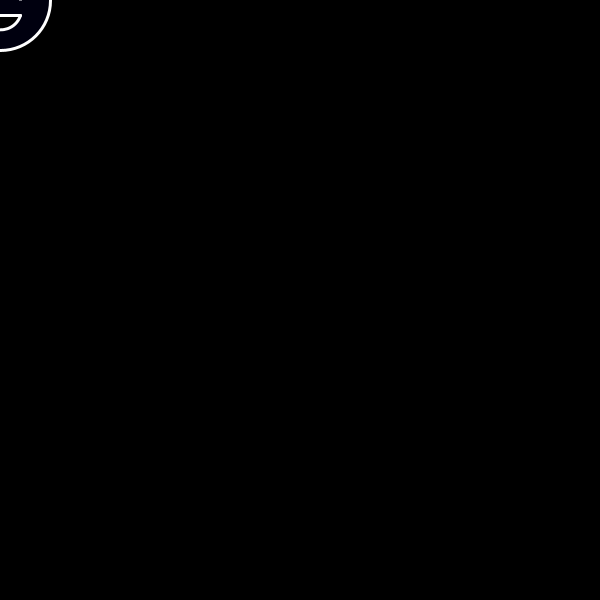
Frame 1 (no input)
Frame 60 (the mouse pressed at the canvas centre just before this capture): identical to frame 1, image omitted
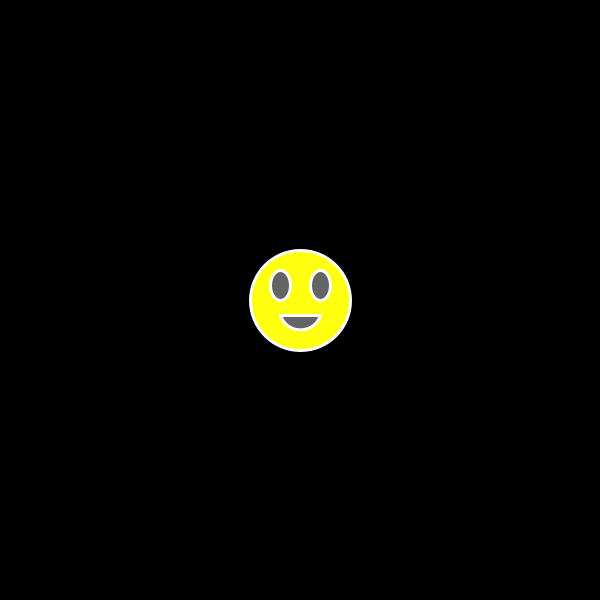
Frame 120 (the mouse held since frame 60 and released just before this capture)

The Processing sketch that drew these frames (run headless with seeded random() and noise(); from frame 60 on, the mouse is pressed at the canvas centre):

// Processing sketch: processing_96176
// ── processing_96176.pde

int atomo= 100;
int ull = 20;
int bo = 10;

int ullo = 30;
int boc = 15;
void setup() {
  size(600,600);
  
}
void draw() {
  background(0);
strokeWeight(3);
stroke(255);
  fill(mouseX,mouseY,15);
   
  ellipse(mouseX,mouseY,atomo,atomo);
  fill(mouseX/3);
   ellipse(mouseX-ull,mouseY-boc,mouseX/15,ullo);
   ellipse(mouseX+ull,mouseY-boc,mouseX/15,ullo);
  curve(mouseX-ull, mouseY-atomo, mouseX-ull, mouseY+boc, mouseX+ull, mouseY+boc, mouseX+ull, mouseY-atomo);
  line(mouseX-ull,mouseY+boc,mouseX+ull,mouseY+boc);
}
  
